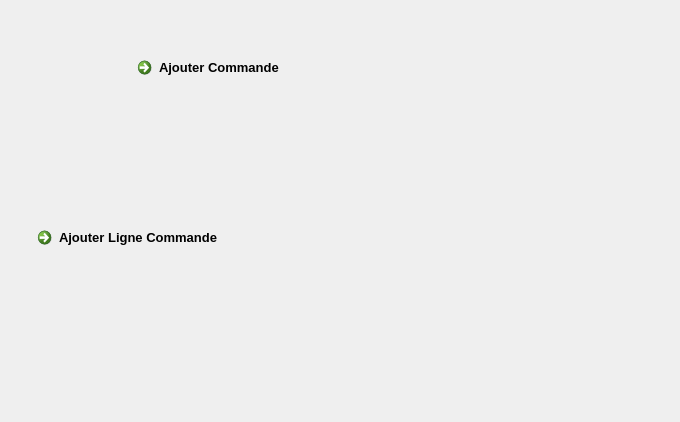
<?xml version="1.0" encoding="UTF-8"?>
<ui version="4.0">
 <class>int_pass_comm_fou</class>
 <widget class="QDialog" name="int_pass_comm_fou">
  <property name="geometry">
   <rect>
    <x>0</x>
    <y>0</y>
    <width>680</width>
    <height>422</height>
   </rect>
  </property>
  <property name="windowTitle">
   <string>Passer Commande</string>
  </property>
  <widget class="QCommandLinkButton" name="AjComLB">
   <property name="geometry">
    <rect>
     <x>130</x>
     <y>50</y>
     <width>231</width>
     <height>61</height>
    </rect>
   </property>
   <property name="font">
    <font>
     <family>Segoe UI</family>
     <pointsize>10</pointsize>
     <weight>75</weight>
     <bold>true</bold>
    </font>
   </property>
   <property name="text">
    <string>Ajouter Commande </string>
   </property>
   <property name="icon">
    <iconset resource="Images.qrc">
     <normaloff>:/icon/Icon/112.png</normaloff>:/icon/Icon/112.png</iconset>
   </property>
   <property name="iconSize">
    <size>
     <width>50</width>
     <height>50</height>
    </size>
   </property>
  </widget>
  <widget class="QCommandLinkButton" name="LigcomLB">
   <property name="geometry">
    <rect>
     <x>30</x>
     <y>220</y>
     <width>241</width>
     <height>61</height>
    </rect>
   </property>
   <property name="font">
    <font>
     <family>Segoe UI</family>
     <pointsize>10</pointsize>
     <weight>75</weight>
     <bold>true</bold>
    </font>
   </property>
   <property name="text">
    <string>Ajouter Ligne Commande</string>
   </property>
   <property name="icon">
    <iconset resource="Images.qrc">
     <normaloff>:/icon/Icon/112.png</normaloff>:/icon/Icon/112.png</iconset>
   </property>
   <property name="iconSize">
    <size>
     <width>50</width>
     <height>50</height>
    </size>
   </property>
  </widget>
  <widget class="QLabel" name="label">
   <property name="geometry">
    <rect>
     <x>-40</x>
     <y>-10</y>
     <width>721</width>
     <height>441</height>
    </rect>
   </property>
   <property name="text">
    <string/>
   </property>
   <property name="pixmap">
    <pixmap resource="Images.qrc">:/Arriere/images/arr_comm.jpg</pixmap>
   </property>
  </widget>
  <widget class="QPushButton" name="retourPB">
   <property name="geometry">
    <rect>
     <x>10</x>
     <y>370</y>
     <width>51</width>
     <height>41</height>
    </rect>
   </property>
   <property name="text">
    <string/>
   </property>
   <property name="icon">
    <iconset resource="Images.qrc">
     <normaloff>:/icon/Icon/28.png</normaloff>:/icon/Icon/28.png</iconset>
   </property>
   <property name="iconSize">
    <size>
     <width>48</width>
     <height>48</height>
    </size>
   </property>
   <property name="flat">
    <bool>true</bool>
   </property>
  </widget>
  <zorder>label</zorder>
  <zorder>AjComLB</zorder>
  <zorder>LigcomLB</zorder>
  <zorder>retourPB</zorder>
 </widget>
 <resources>
  <include location="Images.qrc"/>
 </resources>
 <connections/>
</ui>
